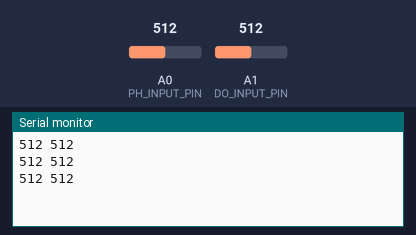
This sketch was run on a simulated Arduino Uno, built with avr-gcc and run on an emulated ATmega328P. Shown: the last lines printed to the serial monitor. Inputs (shaded band) come from the test bench; at power-on: A0 (PH_INPUT_PIN) = 512, A1 (DO_INPUT_PIN) = 512.

Above: at 1.3 s.
1.4 s: A0 (PH_INPUT_PIN) set to 716
At 1.9 s:
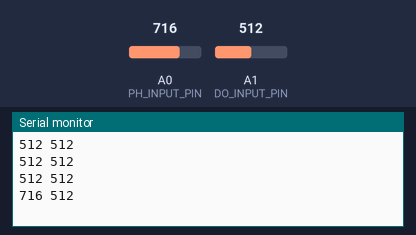
2.9 s: A1 (DO_INPUT_PIN) set to 716
At 3.4 s:
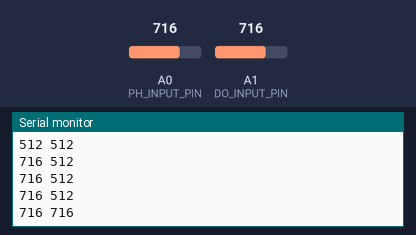
4.4 s: A0 (PH_INPUT_PIN) set to 900
At 4.9 s:
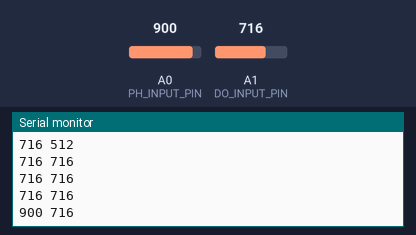
5.9 s: A1 (DO_INPUT_PIN) set to 900
At 6.3 s:
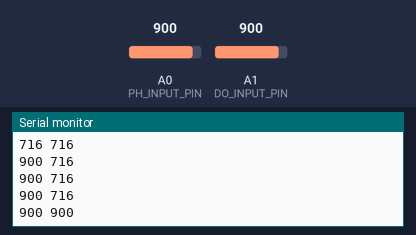
Timing chart, 0 to 8.4 s (numbered marks = the images above; inputs shaded):
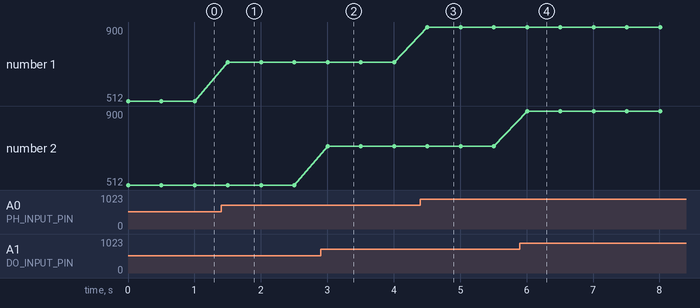

Measured:
- after the input at 1.4 s, the serial monitor: prints a new line after 0.10 s (image 1)
- after the input at 2.9 s, the serial monitor: prints a new line after 0.10 s (image 2)
- after the input at 4.4 s, the serial monitor: prints a new line after 0.11 s (image 3)
- after the input at 5.9 s, the serial monitor: prints a new line after 0.11 s (image 4)
- plotted number 1: 512 → 716 after the input at 1.4 s, 716 → 900 after the input at 4.4 s

The sketch:

basic_sensor_readings.ino
```cpp
int PH_INPUT_PIN = 0;
int DO_INPUT_PIN = 1;
int BAUD = 9600;
int DELAY = 500;

void setup()
{
  Serial.begin(BAUD);
  pinMode(PH_INPUT_PIN, INPUT);
  pinMode(DO_INPUT_PIN, INPUT);
}

void loop()
{
  Serial.println(
    ""
    + String(analogRead(PH_INPUT_PIN)) + " "
    + String(analogRead(DO_INPUT_PIN)) + " "
    );

  delay(DELAY);
}
```
